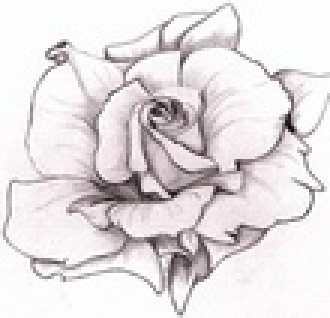
#> input picture DZO/06/imgs/rose2.jpg, 110 x 106 px, shrunk from 583 x 561 before the run (shown 3 times larger); its folder holds 7 pictures in this run
$ jupyter execute --allow-errors 06.ipynb
#> lines starting #> are read from the running program, lines starting #| are printed output that depends on the picture; after the words box and inside, x2 and y2 are one past the last pixel; in counts of white or black regions, pixels touching at a corner belong together; long printed decimals are rounded
### Segmentace obrazu

[cell 1]
import numpy as np
from scipy import ndimage
import cv2
from matplotlib import pyplot as plt
import gridcut ## Py wrapper for GridCut: https://github.com/Borda/GridCut-python

[cell 2]
def load_image(path):
#> called with path = 'rose2.jpg'
    im = cv2.imread("./imgs/"+path)
#> im is the input picture: shape (106, 110, 3); mean B, G, R 224.6, 222.7, 228.3
    return im

def save_image(img, path):
    cv2.imwrite("./results/"+path, img)

[cell 3]
img = load_image("rose2.jpg")
stencil = load_image("rose2_scr5.png")
#> call 2 of load_image, with path = 'rose2_scr5.png'
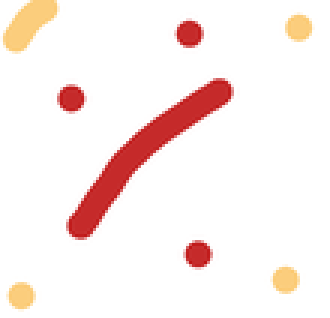
#> input picture DZO/06/imgs/rose2_scr5.png, 110 x 106 px, shrunk from 583 x 561 before the run (shown 3 times larger)
#> in load_image, im is the input picture: shape (106, 110, 3); mean B, G, R 235.3, 237.9, 250.7
both = load_image("rose2_b.jpg")
#> call 3 of load_image, with path = 'rose2_b.jpg'
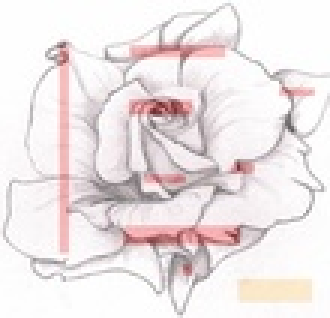
#> input picture DZO/06/imgs/rose2_b.jpg, 110 x 106 px, shrunk from 583 x 561 before the run (shown 3 times larger)
#> in load_image, im is the input picture: shape (106, 110, 3); mean B, G, R 230.4, 229.6, 237.7

[cell 4]
f, ax = plt.subplots(1, 2, figsize=(12,4))
ax[0].imshow(cv2.cvtColor(img, cv2.COLOR_BGR2RGB))
ax[0].axis("off")
ax[1].imshow(cv2.cvtColor(stencil, cv2.COLOR_BGR2RGB))
ax[1].axis("off")
plt.show()
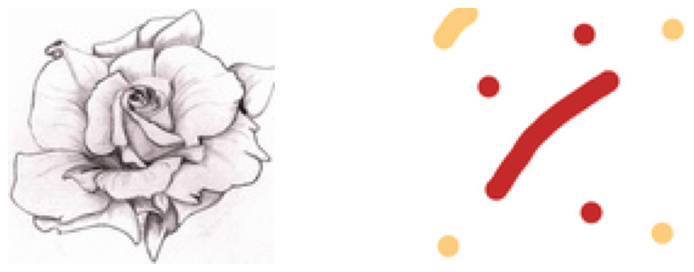
#> figure drawn by matplotlib, 2 panels

[cell 5]
def pick_color(color):
    colors = [False,False]

    bgr_white = [255,255,255]

    for (x,y), pix in np.ndenumerate(color[:,:,0]):
        pix = color[x,y,:]
        p_list = list(pix)
        if(p_list != bgr_white and colors[0]==False):
            color_A = pix
            colors[0] = True
        elif(p_list != bgr_white and p_list != list(color_A) and colors[0] == True and colors[1] == False):
            color_B = pix
            return [color_A,color_B]
#> this loop made 10 passes
#> color_A on pass 8: [253, 254, 255]
#> color_B on pass 10: [235, 248, 254]
#> after the loop, colors = [True, False]


colors = pick_color(stencil)
#> colors = [[253, 254, 255], [235, 248, 254]]
print(colors)
#| [array([253, 254, 255], dtype=uint8), array([235, 248, 254], dtype=uint8)]
#| obvod obazku: 432

[cell 6]
def set_sink(stencil, K, colors,l=1.0):
#> called with K = 2000, l = 0.05
    sink = np.zeros((stencil.shape[0], stencil.shape[1]))

    for (x,y), pix in np.ndenumerate(stencil[:,:,0]):
        pix = stencil[x,y,:]
        if(list(pix) == list(colors[0])):
            sink[x,y] = K*l
        else:
            sink[x,y] = 0
#> this loop made 11660 passes
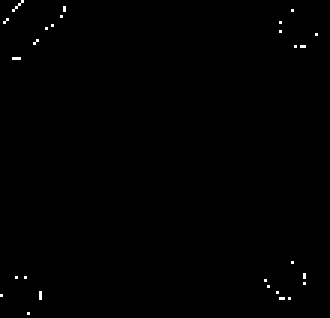
#> sink: shape (106, 110) float64 (shown 3 times larger); values 0 (black) and 100 (white), 0.34% white in thin lines or dots

    return sink

[cell 7]
def set_source(stencil, K, colors,l=1.0):
#> called with K = 2000, l = 0.05
    source = np.zeros((stencil.shape[0], stencil.shape[1]))

    for (x,y), pix in np.ndenumerate(stencil[:,:,0]):
        pix = stencil[x,y,:]
        if(list(pix) == list(colors[1])):
            source[x,y] = K*l
        else:
            source[x,y] = 0
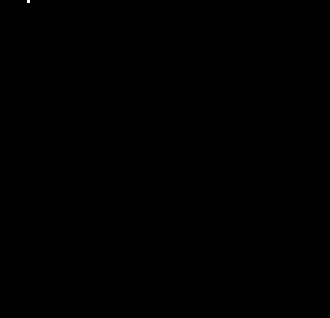
#> source: shape (106, 110) float64 (shown 3 times larger); values 0 (black) and 100 (white), 0.01% white in thin lines or dots, all inside (x1, y1, x2, y2) = (9, 0, 10, 1)

    return source

[cell 8]
def compute_min(a, b, K, gamma):
    lower = min(a,b)/255.0
    return 1 + K * (lower**gamma)

[cell 9]
def set_edges(img, K, gamma):
#> called with K = 2000, gamma = 1
    values = []
    print("before edge setting")
    edges_u = np.ones((img.shape[0], img.shape[1]), dtype=np.float32)
    edges_d = np.ones((img.shape[0], img.shape[1]), dtype=np.float32)
    edges_l = np.ones((img.shape[0], img.shape[1]), dtype=np.float32)
    edges_r = np.ones((img.shape[0], img.shape[1]), dtype=np.float32)

    for (x,y), pix in np.ndenumerate(img[:,:,0]):
        if(x < img.shape[0]-1):
            cap = compute_min(img[x,y,0], img[x+1,y,0],K,gamma)
            edges_u[x,y] = cap
            values.append(cap)
        if(x > 0):
            cap = compute_min(img[x,y,0], img[x-1,y,0],K,gamma)
            edges_d[x,y] = cap
            values.append(cap)
        if(y < img.shape[1]-1):
            cap = compute_min(img[x,y,0], img[x,y+1,0],K,gamma)
            edges_r[x,y] = cap
            values.append(cap)
        if(y > 0):
            cap = compute_min(img[x,y,0], img[x,y-1,0],K,gamma)
            edges_l[x,y] = cap
            values.append(cap)
#> this loop made 11660 passes
#> (pix, cap) on passes 1 to 12: (253, 1985.3), (253, 1985.3), (253, 1985.3), (253, 1985.3), (253, 1985.3), (253, 1985.3), (253, 1985.3), (253, 1985.3), (253, 1985.3), (253, 1985.3), (253, 1985.3), (253, 1985.3)
#> cap on passes 61 to 66: 1985.3, 1985.3, 1993.2, 1969.6, 1969.6, 1969.6
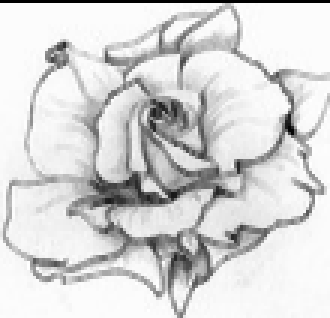
#> edges_d: shape (106, 110) float32 (shown 3 times larger); min 1, max 2001, mean 1687.4; drawn with min black and max white
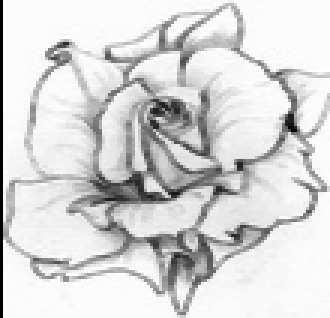
#> edges_l: shape (106, 110) float32 (shown 3 times larger); min 1, max 2001, mean 1691.3; drawn with min black and max white
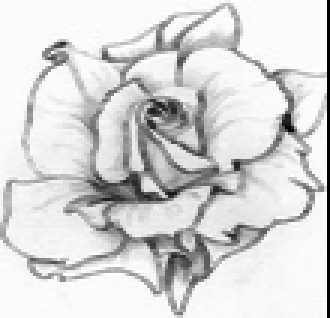
#> edges_r: shape (106, 110) float32 (shown 3 times larger); min 1, max 2001, mean 1691.3; drawn with min black and max white
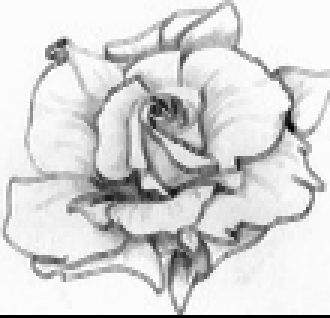
#> edges_u: shape (106, 110) float32 (shown 3 times larger); min 1, max 2001, mean 1687.4; drawn with min black and max white
#> after the loop, values = 46208 items


    print(min(values),max(values))
#| 40.216 2001.0
    return edges_u, edges_d, edges_l, edges_r

### Vlastní segmentace a barvení:

[cell 10]
def segmenter(image_org, color, colors, sink, source, K, g):
    e_u, e_d, e_l, e_r = set_edges(image_org, K, g)
    print("after edge setting")
    image = image_org.copy()

    w = image.shape[1]
#> w = 110
    h = image.shape[0]
#> h = 106

    a = source.ravel().astype(dtype=np.float32)
#> a = 11660 values, max 100 at index 9, min 0 at index 0, mean 0.00858
    b = sink.ravel().astype(dtype=np.float32)
#> b = 11660 values, max 100 at index 7, min 0 at index 0, mean 0.343


    result = gridcut.maxflow_2D_4C(w,h, a,b, e_u.ravel(),e_d.ravel(),e_l.ravel(),e_r.ravel())
    print(set(result))

    idx = 0
    for (x,y), pix in np.ndenumerate(image[:,:,0]):
        if(sum(list(image[x,y,:])) > 0):
            if(result[idx]==0):
                image[x,y,:] = (image[x,y,0]/255.0) *colors[1]
            elif(result[idx]==1):
                image[x,y,:] = (image[x,y,0]/255.0) *colors[0]
        idx += 1

    f, ax = plt.subplots(1, 2, figsize=(12,4))
    ax[0].imshow(cv2.cvtColor(image, cv2.COLOR_BGR2RGB))
    ax[0].axis("off")
    ax[1].imshow(cv2.cvtColor(stencil, cv2.COLOR_BGR2RGB))
    ax[1].axis("off")
    plt.title("K: "+str(K)+" gamma:"+str(g))
    plt.savefig(".\results\rose_"+"K"+str(K)+"_gamma"+str(g)+".png")
    plt.show()

    save_image(image,"rose5_"+str(K)+"_"+str(g)+".jpg")

[cell 11]
print("obvod obazku:", 2*img.shape[0]+2*img.shape[1])
K = 2000
sink = set_sink(stencil, K, colors, 0.05)
source = set_source(stencil, K, colors, 0.05)

[cell 12]
segmenter(img,stencil, colors, sink, source, K, g=1)
#> (the call stopped at in segmenter, `result = gridcut.maxflow_2D_4C(w,h, a,b, e_u.ravel(),e_d.ravel(),e_l.r..`: gridcut is not available in this run)
